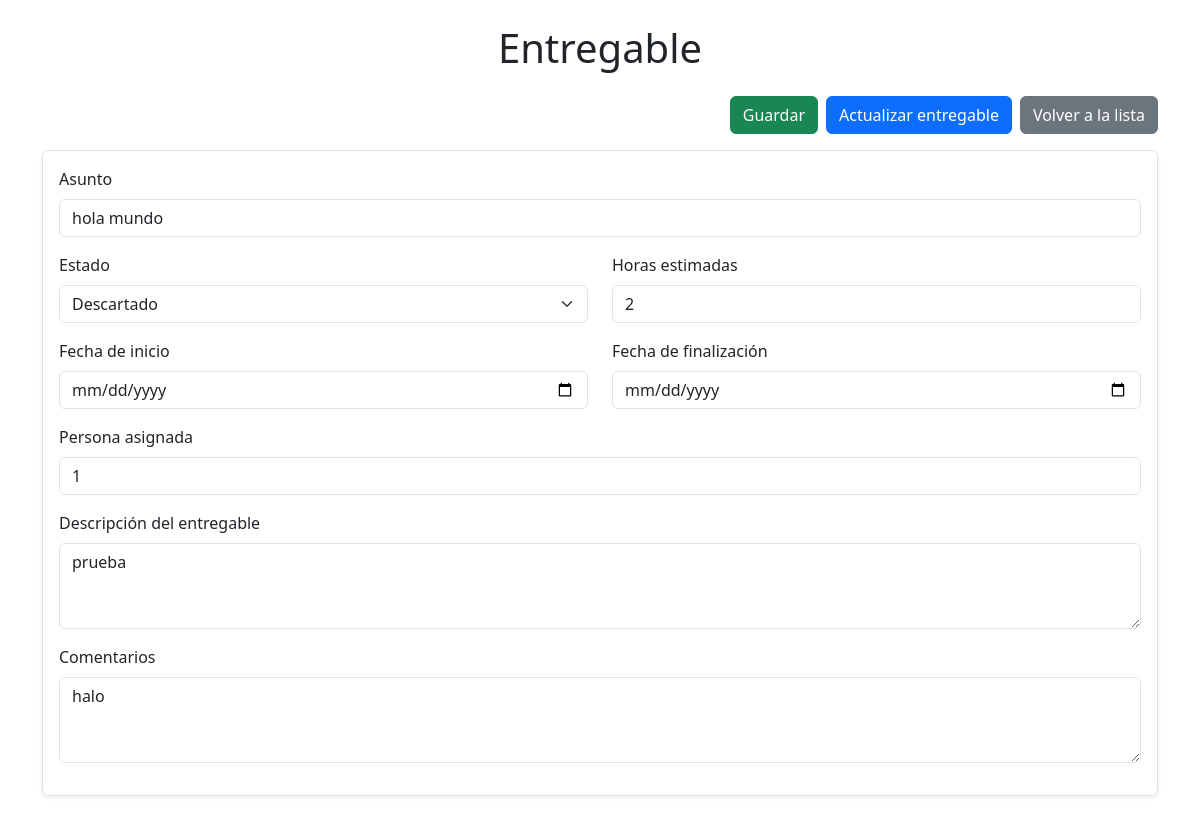
Page /proyectos/entregable/1/ on the earlier database version.
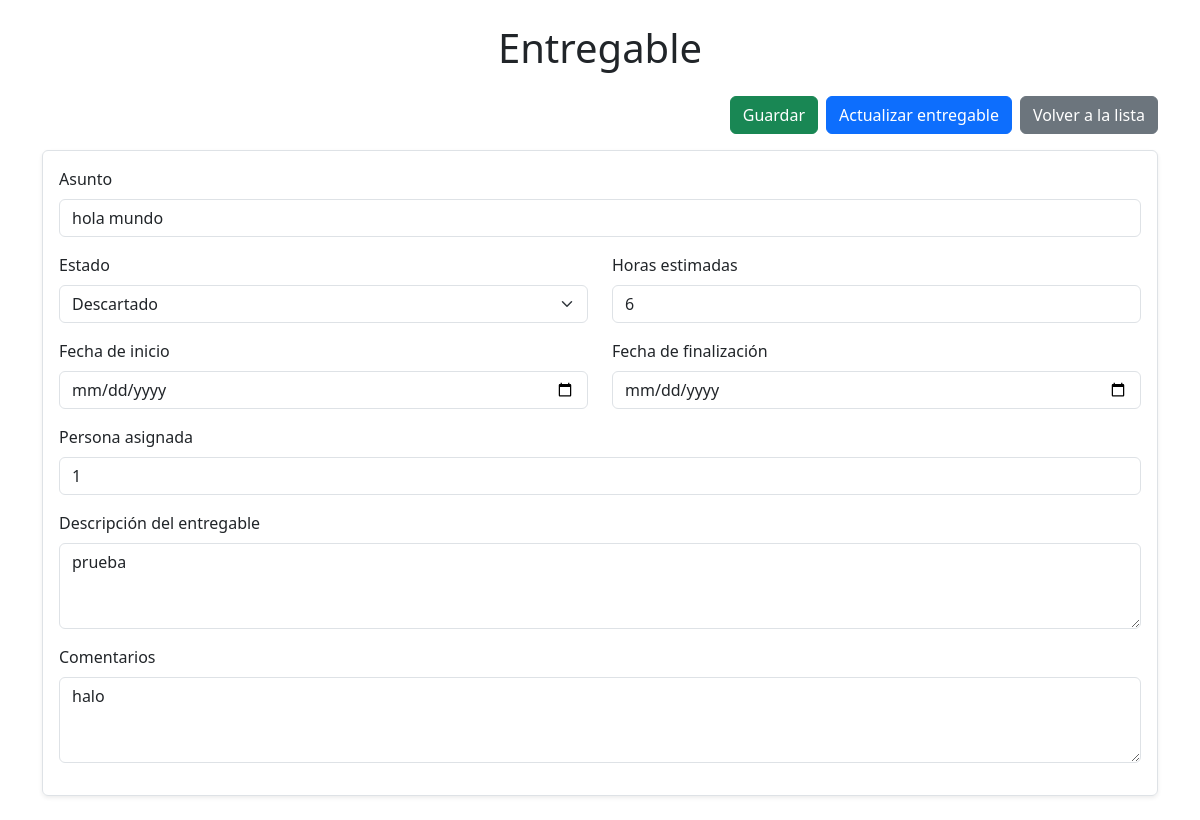
Same page on the later database version.
### proyectos/models.py (models this page shows)
class Entregable(models.Model):
    asunto = models.CharField(max_length=255)
    estado = models.CharField(max_length=50, choices=[
        ('Descartado', 'Descartado'),
        ('Bloqueado', 'Bloqueado'),
        ('En análisis', 'En análisis'),
        ('Pendiente', 'Pendiente'),
        ('En proceso', 'En proceso'),
        ('En pruebas', 'En pruebas'),
        ('Concluido', 'Concluido'),
    ])
    proyecto = models.CharField(max_length=255)
    horas_estimadas = models.IntegerField()
    horas_abarcadas = models.IntegerField()
    fecha_inicio = models.DateField(null=True, blank=True)
    fecha_entrega = models.DateField(null=True, blank=True)  # Nuevo campo
    fecha_finalizacion = models.DateField(null=True, blank=True)
    descripcion = models.TextField()
    comentarios = models.TextField()
    persona_asignada = models.IntegerField()

### proyectos/views.py (the view)
# urls.py: path('entregable/<int:id>/', entregable_view, name='detalle_entregable'),
def entregable_view(request, id):
    try:
        entregable = Entregable.objects.get(id=id)
        print(f"Entregable encontrado: {entregable}")
    except Entregable.DoesNotExist:
        print(f"El entregable con ID {id} no existe.")
        return render(request, '404.html')  # O usa un template de error personalizado
    return render(request, 'proyectos/entregable.html', {'entregable': entregable})

### proyectos/templates/proyectos/entregable.html (shortened to what this page needs)
<!DOCTYPE html>
<html lang="en">
  <head>
    <link
      href="https://cdn.jsdelivr.net/npm/bootstrap@5.3.2/dist/css/bootstrap.min.css"
      rel="stylesheet"
    />
  </head>
  <body>
    <div class="container my-4">
      <h1 class="text-center mb-4">Entregable</h1>
      <div class="d-flex justify-content-end mb-3 gap-2">
        <button class="btn btn-success" onclick="guardarEntregable()">Guardar</button>
        <button class="btn btn-primary" onclick="actualizarEntregable()">Actualizar entregable</button>
        <button class="btn btn-secondary" onclick="volverLista()">Volver a la lista</button>
      </div>
      <div class="p-3 border rounded shadow-sm">
        <form>
          <div class="mb-3">
            <label for="asunto" class="form-label">Asunto</label>
            <input
              type="text"
              id="asunto"
              class="form-control"
              value="{{ entregable.asunto }}"
              required
            />
          </div>
          <div class="row mb-3">
            <div class="col-md-6">
              <label for="estado" class="form-label">Estado</label>
              <select id="estado" class="form-select" required>
                <option value="Descartado" {% if entregable.estado == "Descartado" %}selected{% endif %}>Descartado</option>
              </select>
            </div>
            <div class="col-md-6">
              <label for="horas_estimadas" class="form-label">Horas estimadas</label>
              <input
                type="number"
                id="horas_estimadas"
                class="form-control"
                value="{{ entregable.horas_estimadas }}"
                required
              />
            </div>
          </div>
          <div class="row mb-3">
            <div class="col-md-6">
              <label for="fecha_inicio" class="form-label">Fecha de inicio</label>
              <input
                type="date"
                id="fecha_inicio"
                class="form-control"
                value="{{ entregable.fecha_inicio }}"
                required
              />
            </div>
            <div class="col-md-6">
              <label for="fecha_finalizacion" class="form-label">Fecha de finalización</label>
              <input
                type="date"
                id="fecha_finalizacion"
                class="form-control"
                value="{{ entregable.fecha_finalizacion }}"
                required
              />
            </div>
          </div>
          <div class="mb-3">
            <label for="persona_asignada" class="form-label">Persona asignada</label>
            <input
              type="number"
              id="persona_asignada"
              class="form-control"
              value="{{ entregable.persona_asignada }}"
              required
            />
          </div>
          <div class="mb-3">
            <label for="descripcion" class="form-label">Descripción del entregable</label>
            <textarea
              id="descripcion"
              class="form-control"
              rows="3"
              required
            >{{ entregable.descripcion }}</textarea>
          </div>
          <div class="mb-3">
            <label for="comentarios" class="form-label">Comentarios</label>
            <textarea
              id="comentarios"
              class="form-control"
              rows="3"
              required
            >{{ entregable.comentarios }}</textarea>
          </div>
        </form>
      </div>
    </div>
  </body>
</html>

Differences in the rows shown:
changed Entregable "hola mundo": horas_estimadas "2" → "6"
